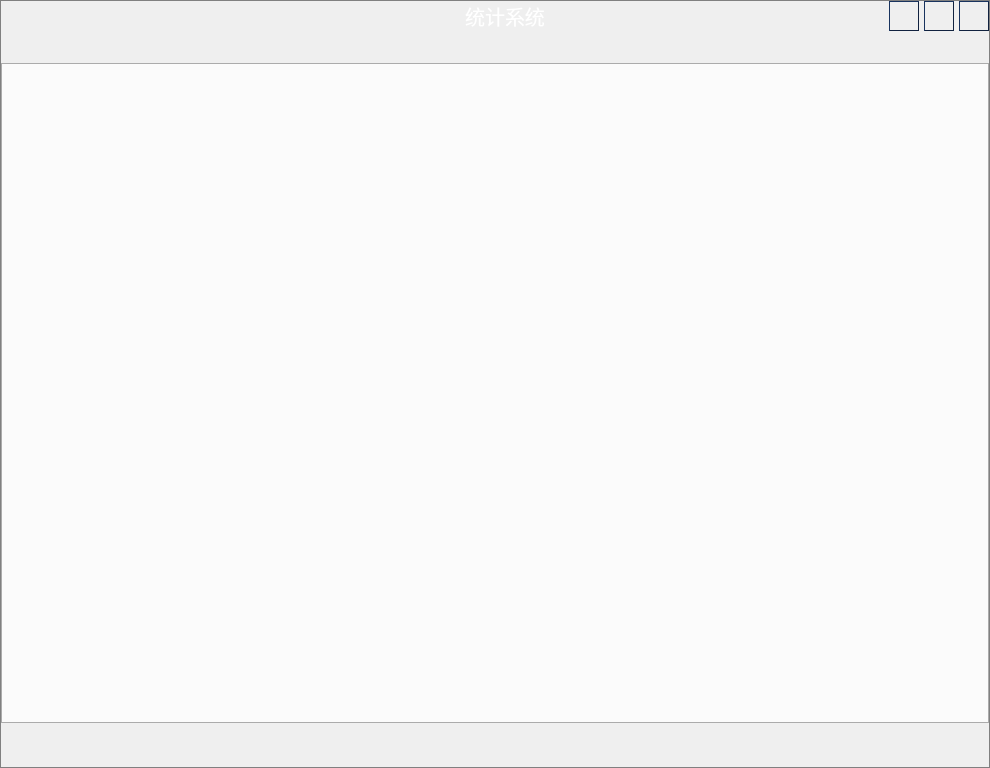
<?xml version="1.0" encoding="UTF-8"?>
<ui version="4.0">
 <class>MMainWindow</class>
 <widget class="QWidget" name="MMainWindow">
  <property name="geometry">
   <rect>
    <x>0</x>
    <y>0</y>
    <width>990</width>
    <height>768</height>
   </rect>
  </property>
  <property name="windowTitle">
   <string>统计系统</string>
  </property>
  <property name="styleSheet">
   <string notr="true">#MMainWindow
{
	border:1px solid gray;
}

#frameStatusBar{
	border-image: url(:/Resource/StatusBarBgIcon.png);
}</string>
  </property>
  <layout class="QVBoxLayout" name="verticalLayout">
   <property name="spacing">
    <number>0</number>
   </property>
   <property name="leftMargin">
    <number>1</number>
   </property>
   <property name="topMargin">
    <number>1</number>
   </property>
   <property name="rightMargin">
    <number>1</number>
   </property>
   <property name="bottomMargin">
    <number>5</number>
   </property>
   <item>
    <widget class="QFrame" name="frameTitleBar">
     <property name="styleSheet">
      <string notr="true">#frameTitleBar{
	background-image: url(:/Resource/TitleBarBgIcon.png);
}

#lbTitleIcon
{
	width:20;
	border:none;
	background:none;
	border-image: url(:/Resource/TitleIcon.png);
}
#lbTitleText
{
	color:#FFFFFF;
	font-size:15pt;
	font-family:Microsoft YaHei;
}

QPushButton
{
	color: rgb(255, 255, 255);
    background: qlineargradient(x1: 0, y1: 0, x2: 0, y2: 1,
    	stop: 0 #5B5F5F, stop: 0.5 #0C2436,stop: 1.0 #27405A);   
    border-style: outset;
    border-width: 1px;
    border-color: #11223F;
    padding: 1px;
}

QPushButton::hover{
    background: qlineargradient(x1: 0, y1: 0, x2: 0, y2: 1,
    	stop: 0 #758385, stop: 0.5 #122C39,stop: 1.0 #0E7788);
    border-color: #11505C;
}

QPushButton::pressed{
    background: qlineargradient(x1: 0, y1: 0, x2: 0, y2: 1,
    	stop: 0 #969B9C, stop: 0.5 #16354B,stop: 1.0 #244F76);
    border-color: #11505C;
}

#btnMinimum
{
	image: url(:/Resource/MinimumIcon.png);
}

#btnMaximum
{
	image: url(:/Resource/NormalIcon.png);
}

#btnClose{
	image: url(:/Resource/CloseIcon.png);
}</string>
     </property>
     <property name="frameShape">
      <enum>QFrame::NoFrame</enum>
     </property>
     <property name="frameShadow">
      <enum>QFrame::Raised</enum>
     </property>
     <property name="lineWidth">
      <number>0</number>
     </property>
     <layout class="QHBoxLayout" name="horizontalLayout">
      <property name="spacing">
       <number>5</number>
      </property>
      <property name="leftMargin">
       <number>0</number>
      </property>
      <property name="topMargin">
       <number>0</number>
      </property>
      <property name="rightMargin">
       <number>0</number>
      </property>
      <property name="bottomMargin">
       <number>0</number>
      </property>
      <item>
       <widget class="QLabel" name="lbTitleIcon">
        <property name="minimumSize">
         <size>
          <width>120</width>
          <height>0</height>
         </size>
        </property>
        <property name="text">
         <string/>
        </property>
       </widget>
      </item>
      <item>
       <widget class="QLabel" name="lbTitleText">
        <property name="sizePolicy">
         <sizepolicy hsizetype="Expanding" vsizetype="Preferred">
          <horstretch>0</horstretch>
          <verstretch>0</verstretch>
         </sizepolicy>
        </property>
        <property name="text">
         <string>统计系统</string>
        </property>
        <property name="alignment">
         <set>Qt::AlignCenter</set>
        </property>
       </widget>
      </item>
      <item>
       <widget class="QPushButton" name="btnMinimum">
        <property name="minimumSize">
         <size>
          <width>30</width>
          <height>30</height>
         </size>
        </property>
        <property name="maximumSize">
         <size>
          <width>30</width>
          <height>30</height>
         </size>
        </property>
        <property name="text">
         <string/>
        </property>
       </widget>
      </item>
      <item>
       <widget class="QPushButton" name="btnMaximum">
        <property name="minimumSize">
         <size>
          <width>30</width>
          <height>30</height>
         </size>
        </property>
        <property name="maximumSize">
         <size>
          <width>30</width>
          <height>30</height>
         </size>
        </property>
        <property name="text">
         <string/>
        </property>
       </widget>
      </item>
      <item>
       <widget class="QPushButton" name="btnClose">
        <property name="minimumSize">
         <size>
          <width>30</width>
          <height>30</height>
         </size>
        </property>
        <property name="maximumSize">
         <size>
          <width>30</width>
          <height>30</height>
         </size>
        </property>
        <property name="text">
         <string/>
        </property>
       </widget>
      </item>
     </layout>
    </widget>
   </item>
   <item>
    <widget class="QWidget" name="widgetToolBar" native="true">
     <property name="sizePolicy">
      <sizepolicy hsizetype="Preferred" vsizetype="Fixed">
       <horstretch>0</horstretch>
       <verstretch>0</verstretch>
      </sizepolicy>
     </property>
     <property name="minimumSize">
      <size>
       <width>0</width>
       <height>32</height>
      </size>
     </property>
     <layout class="QHBoxLayout" name="horizontalLayout_2">
      <property name="spacing">
       <number>9</number>
      </property>
      <property name="topMargin">
       <number>6</number>
      </property>
      <property name="bottomMargin">
       <number>5</number>
      </property>
     </layout>
    </widget>
   </item>
   <item>
    <widget class="QWidget" name="widgetMain" native="true">
     <property name="sizePolicy">
      <sizepolicy hsizetype="Preferred" vsizetype="Expanding">
       <horstretch>0</horstretch>
       <verstretch>0</verstretch>
      </sizepolicy>
     </property>
     <layout class="QVBoxLayout" name="layoutWidgetmain">
      <property name="spacing">
       <number>0</number>
      </property>
      <property name="leftMargin">
       <number>0</number>
      </property>
      <property name="topMargin">
       <number>0</number>
      </property>
      <property name="rightMargin">
       <number>0</number>
      </property>
      <property name="bottomMargin">
       <number>0</number>
      </property>
      <item>
       <widget class="QTabWidget" name="tabBusiness">
        <property name="font">
         <font>
          <pointsize>12</pointsize>
         </font>
        </property>
        <property name="tabPosition">
         <enum>QTabWidget::South</enum>
        </property>
        <property name="currentIndex">
         <number>-1</number>
        </property>
       </widget>
      </item>
     </layout>
    </widget>
   </item>
   <item>
    <widget class="QFrame" name="frameStatusBar">
     <property name="minimumSize">
      <size>
       <width>0</width>
       <height>40</height>
      </size>
     </property>
     <property name="maximumSize">
      <size>
       <width>16777215</width>
       <height>40</height>
      </size>
     </property>
     <property name="frameShape">
      <enum>QFrame::NoFrame</enum>
     </property>
     <property name="frameShadow">
      <enum>QFrame::Raised</enum>
     </property>
     <property name="lineWidth">
      <number>0</number>
     </property>
    </widget>
   </item>
  </layout>
 </widget>
 <resources/>
 <connections/>
</ui>
